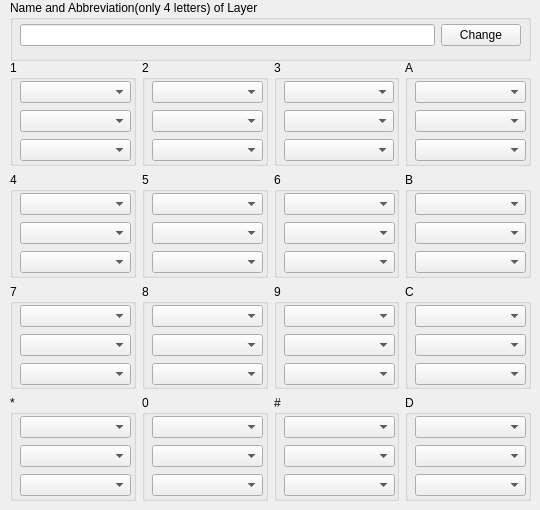
    <widget class="QWidget" name="lr_3">
     <attribute name="title">
      <string>Layer 3</string>
     </attribute>
     <widget class="QGroupBox" name="groupBox_5">
      <property name="geometry">
       <rect>
        <x>10</x>
        <y>0</y>
        <width>521</width>
        <height>61</height>
       </rect>
      </property>
      <property name="title">
       <string>Name and Abbreviation(only 4 letters) of Layer</string>
      </property>
      <widget class="QWidget" name="layoutWidget_5">
       <property name="geometry">
        <rect>
         <x>10</x>
         <y>20</y>
         <width>501</width>
         <height>30</height>
        </rect>
       </property>
       <layout class="QHBoxLayout" name="horizontalLayout_16">
        <item>
         <widget class="QLineEdit" name="line_edit_l3"/>
        </item>
        <item>
         <widget class="QPushButton" name="button_name_l1_3">
          <property name="text">
           <string>Change</string>
          </property>
         </widget>
        </item>
       </layout>
      </widget>
     </widget>
     <widget class="QWidget" name="layoutWidget_39">
      <property name="geometry">
       <rect>
        <x>10</x>
        <y>60</y>
        <width>521</width>
        <height>441</height>
       </rect>
      </property>
      <layout class="QVBoxLayout" name="verticalLayout_3">
       <item>
        <layout class="QHBoxLayout" name="horizontalLayout_10">
         <item>
          <widget class="QGroupBox" name="group_box_33">
           <property name="title">
            <string>1</string>
           </property>
           <widget class="QWidget" name="layoutWidget_40">
            <property name="geometry">
             <rect>
              <x>10</x>
              <y>20</y>
              <width>111</width>
              <height>82</height>
             </rect>
            </property>
            <layout class="QVBoxLayout" name="verticalLayout_36">
             <item>
              <widget class="QComboBox" name="comboBox_97"/>
             </item>
             <item>
              <widget class="QComboBox" name="comboBox_98"/>
             </item>
             <item>
              <widget class="QComboBox" name="comboBox_99"/>
             </item>
            </layout>
           </widget>
          </widget>
         </item>
         <item>
          <widget class="QGroupBox" name="group_box_34">
           <property name="title">
            <string>2</string>
           </property>
           <widget class="QWidget" name="layoutWidget_41">
            <property name="geometry">
             <rect>
              <x>10</x>
              <y>20</y>
              <width>111</width>
              <height>82</height>
             </rect>
            </property>
            <layout class="QVBoxLayout" name="verticalLayout_37">
             <item>
              <widget class="QComboBox" name="comboBox_100"/>
             </item>
             <item>
              <widget class="QComboBox" name="comboBox_101"/>
             </item>
             <item>
              <widget class="QComboBox" name="comboBox_102"/>
             </item>
            </layout>
           </widget>
          </widget>
         </item>
         <item>
          <widget class="QGroupBox" name="group_box_35">
           <property name="title">
            <string>3</string>
           </property>
           <widget class="QWidget" name="layoutWidget_42">
            <property name="geometry">
             <rect>
              <x>10</x>
              <y>20</y>
              <width>110</width>
              <height>82</height>
             </rect>
            </property>
            <layout class="QVBoxLayout" name="verticalLayout_38">
             <item>
              <widget class="QComboBox" name="comboBox_103"/>
             </item>
             <item>
              <widget class="QComboBox" name="comboBox_104"/>
             </item>
             <item>
              <widget class="QComboBox" name="comboBox_105"/>
             </item>
            </layout>
           </widget>
          </widget>
         </item>
         <item>
          <widget class="QGroupBox" name="group_box_36">
           <property name="title">
            <string>A</string>
           </property>
           <widget class="QWidget" name="layoutWidget_43">
            <property name="geometry">
             <rect>
              <x>10</x>
              <y>20</y>
              <width>111</width>
              <height>82</height>
             </rect>
            </property>
            <layout class="QVBoxLayout" name="verticalLayout_39">
             <item>
              <widget class="QComboBox" name="comboBox_106"/>
             </item>
             <item>
              <widget class="QComboBox" name="comboBox_107"/>
             </item>
             <item>
              <widget class="QComboBox" name="comboBox_108"/>
             </item>
            </layout>
           </widget>
          </widget>
         </item>
        </layout>
       </item>
       <item>
        <layout class="QHBoxLayout" name="horizontalLayout_11">
         <item>
          <widget class="QGroupBox" name="group_box_37">
           <property name="title">
            <string>4</string>
           </property>
           <widget class="QWidget" name="layoutWidget_44">
            <property name="geometry">
             <rect>
              <x>10</x>
              <y>20</y>
              <width>111</width>
              <height>82</height>
             </rect>
            </property>
            <layout class="QVBoxLayout" name="verticalLayout_40">
             <item>
              <widget class="QComboBox" name="comboBox_109"/>
             </item>
             <item>
              <widget class="QComboBox" name="comboBox_110"/>
             </item>
             <item>
              <widget class="QComboBox" name="comboBox_111"/>
             </item>
            </layout>
           </widget>
          </widget>
         </item>
         <item>
          <widget class="QGroupBox" name="group_box_38">
           <property name="title">
            <string>5</string>
           </property>
           <widget class="QWidget" name="layoutWidget_45">
            <property name="geometry">
             <rect>
              <x>10</x>
              <y>20</y>
              <width>111</width>
              <height>82</height>
             </rect>
            </property>
            <layout class="QVBoxLayout" name="verticalLayout_41">
             <item>
              <widget class="QComboBox" name="comboBox_112"/>
             </item>
             <item>
              <widget class="QComboBox" name="comboBox_113"/>
             </item>
             <item>
              <widget class="QComboBox" name="comboBox_114"/>
             </item>
            </layout>
           </widget>
          </widget>
         </item>
         <item>
          <widget class="QGroupBox" name="group_box_39">
           <property name="title">
            <string>6</string>
           </property>
           <widget class="QWidget" name="layoutWidget_46">
            <property name="geometry">
             <rect>
              <x>10</x>
              <y>20</y>
              <width>111</width>
              <height>82</height>
             </rect>
            </property>
            <layout class="QVBoxLayout" name="verticalLayout_42">
             <item>
              <widget class="QComboBox" name="comboBox_115"/>
             </item>
             <item>
              <widget class="QComboBox" name="comboBox_116"/>
             </item>
             <item>
              <widget class="QComboBox" name="comboBox_117"/>
             </item>
            </layout>
           </widget>
          </widget>
         </item>
         <item>
          <widget class="QGroupBox" name="group_box_40">
           <property name="title">
            <string>B</string>
           </property>
           <widget class="QWidget" name="layoutWidget_47">
            <property name="geometry">
             <rect>
              <x>10</x>
              <y>20</y>
              <width>111</width>
              <height>82</height>
             </rect>
            </property>
            <layout class="QVBoxLayout" name="verticalLayout_43">
             <item>
              <widget class="QComboBox" name="comboBox_118"/>
             </item>
             <item>
              <widget class="QComboBox" name="comboBox_119"/>
             </item>
             <item>
              <widget class="QComboBox" name="comboBox_120"/>
             </item>
            </layout>
           </widget>
          </widget>
         </item>
        </layout>
       </item>
       <item>
        <layout class="QHBoxLayout" name="horizontalLayout_12">
         <item>
          <widget class="QGroupBox" name="group_box_41">
           <property name="title">
            <string>7</string>
           </property>
           <widget class="QWidget" name="layoutWidget_48">
            <property name="geometry">
             <rect>
              <x>10</x>
              <y>20</y>
              <width>111</width>
              <height>82</height>
             </rect>
            </property>
            <layout class="QVBoxLayout" name="verticalLayout_44">
             <item>
              <widget class="QComboBox" name="comboBox_121"/>
             </item>
             <item>
              <widget class="QComboBox" name="comboBox_122"/>
             </item>
             <item>
              <widget class="QComboBox" name="comboBox_123"/>
             </item>
            </layout>
           </widget>
          </widget>
         </item>
         <item>
          <widget class="QGroupBox" name="group_box_42">
           <property name="title">
            <string>8</string>
           </property>
           <widget class="QWidget" name="layoutWidget_49">
            <property name="geometry">
             <rect>
              <x>10</x>
              <y>20</y>
              <width>111</width>
              <height>82</height>
             </rect>
            </property>
            <layout class="QVBoxLayout" name="verticalLayout_45">
             <item>
              <widget class="QComboBox" name="comboBox_124"/>
             </item>
             <item>
              <widget class="QComboBox" name="comboBox_125"/>
             </item>
             <item>
              <widget class="QComboBox" name="comboBox_126"/>
             </item>
            </layout>
           </widget>
          </widget>
         </item>
         <item>
          <widget class="QGroupBox" name="group_box_43">
           <property name="title">
            <string>9</string>
           </property>
           <widget class="QWidget" name="layoutWidget_50">
            <property name="geometry">
             <rect>
              <x>10</x>
              <y>20</y>
              <width>111</width>
              <height>82</height>
             </rect>
            </property>
            <layout class="QVBoxLayout" name="verticalLayout_46">
             <item>
              <widget class="QComboBox" name="comboBox_127"/>
             </item>
             <item>
              <widget class="QComboBox" name="comboBox_128"/>
             </item>
             <item>
              <widget class="QComboBox" name="comboBox_129"/>
             </item>
            </layout>
           </widget>
          </widget>
         </item>
         <item>
          <widget class="QGroupBox" name="group_box_44">
           <property name="title">
            <string>C</string>
           </property>
           <widget class="QWidget" name="layoutWidget_51">
            <property name="geometry">
             <rect>
              <x>10</x>
              <y>20</y>
              <width>111</width>
              <height>82</height>
             </rect>
            </property>
            <layout class="QVBoxLayout" name="verticalLayout_47">
             <item>
              <widget class="QComboBox" name="comboBox_130"/>
             </item>
             <item>
              <widget class="QComboBox" name="comboBox_131"/>
             </item>
             <item>
              <widget class="QComboBox" name="comboBox_132"/>
             </item>
            </layout>
           </widget>
          </widget>
         </item>
        </layout>
       </item>
       <item>
        <layout class="QHBoxLayout" name="horizontalLayout_13">
         <item>
          <widget class="QGroupBox" name="group_box_45">
           <property name="title">
            <string>*</string>
           </property>
           <widget class="QWidget" name="layoutWidget_52">
            <property name="geometry">
             <rect>
              <x>10</x>
              <y>20</y>
              <width>111</width>
              <height>82</height>
             </rect>
            </property>
            <layout class="QVBoxLayout" name="verticalLayout_48">
             <item>
              <widget class="QComboBox" name="comboBox_133"/>
             </item>
             <item>
              <widget class="QComboBox" name="comboBox_134"/>
             </item>
             <item>
              <widget class="QComboBox" name="comboBox_135"/>
             </item>
            </layout>
           </widget>
          </widget>
         </item>
         <item>
          <widget class="QGroupBox" name="group_box_46">
           <property name="title">
            <string>0</string>
           </property>
           <widget class="QWidget" name="layoutWidget_53">
            <property name="geometry">
             <rect>
              <x>10</x>
              <y>20</y>
              <width>111</width>
              <height>82</height>
             </rect>
            </property>
            <layout class="QVBoxLayout" name="verticalLayout_49">
             <item>
              <widget class="QComboBox" name="comboBox_136"/>
             </item>
             <item>
              <widget class="QComboBox" name="comboBox_137"/>
             </item>
             <item>
              <widget class="QComboBox" name="comboBox_138"/>
             </item>
            </layout>
           </widget>
          </widget>
         </item>
         <item>
          <widget class="QGroupBox" name="group_box_47">
           <property name="title">
            <string>#</string>
           </property>
           <widget class="QWidget" name="layoutWidget_54">
            <property name="geometry">
             <rect>
              <x>10</x>
              <y>20</y>
              <width>111</width>
              <height>82</height>
             </rect>
            </property>
            <layout class="QVBoxLayout" name="verticalLayout_50">
             <item>
              <widget class="QComboBox" name="comboBox_139"/>
             </item>
             <item>
              <widget class="QComboBox" name="comboBox_140"/>
             </item>
             <item>
              <widget class="QComboBox" name="comboBox_141"/>
             </item>
            </layout>
           </widget>
          </widget>
         </item>
         <item>
          <widget class="QGroupBox" name="group_box_48">
           <property name="title">
            <string>D</string>
           </property>
           <widget class="QWidget" name="layoutWidget_55">
            <property name="geometry">
             <rect>
              <x>10</x>
              <y>20</y>
              <width>111</width>
              <height>82</height>
             </rect>
            </property>
            <layout class="QVBoxLayout" name="verticalLayout_51">
             <item>
              <widget class="QComboBox" name="comboBox_142"/>
             </item>
             <item>
              <widget class="QComboBox" name="comboBox_143"/>
             </item>
             <item>
              <widget class="QComboBox" name="comboBox_144"/>
             </item>
            </layout>
           </widget>
          </widget>
         </item>
        </layout>
       </item>
      </layout>
     </widget>
    </widget>
